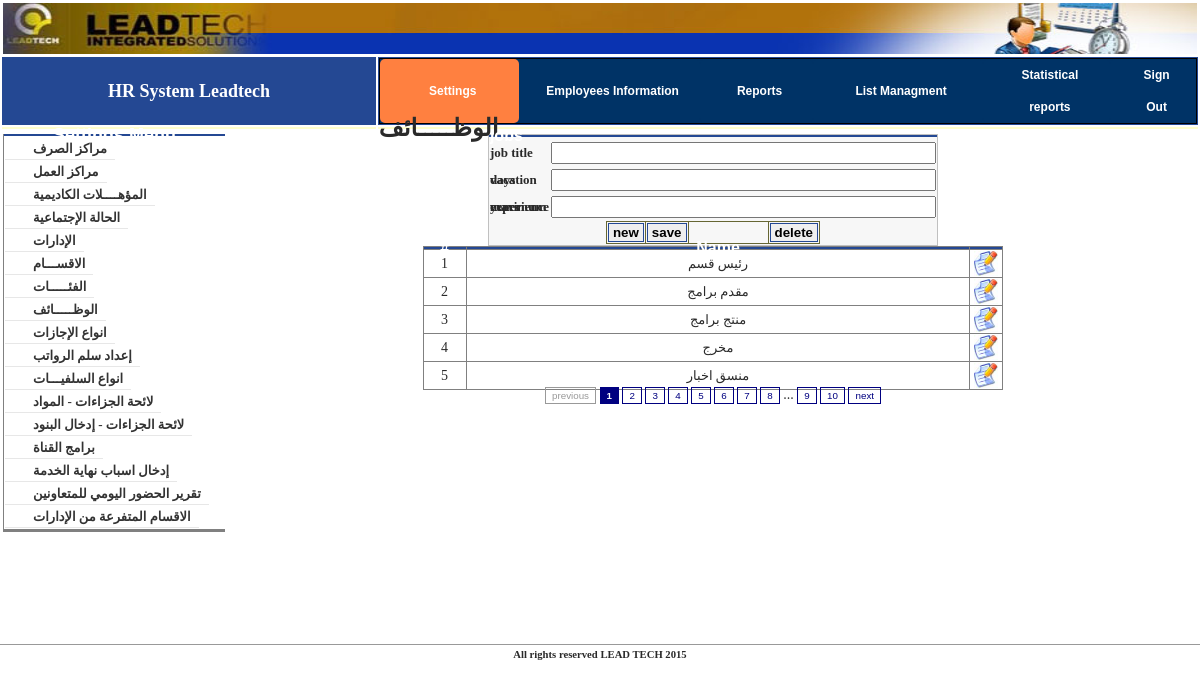
Page /index.php?mnu_id=1&page=jop.php (signed in) on the committed database.
### tables this page shows
CREATE TABLE `config_sub_menu` (
  `id` int(11) NOT NULL auto_increment,
  `main` int(11) NOT NULL,
  `menu_group` int(11) NOT NULL default '1',
  `link` varchar(50) NOT NULL,
  `name` varchar(50) NOT NULL,
  `publish` tinyint(4) NOT NULL,
  PRIMARY KEY  (`id`)
);

CREATE TABLE `lk_jop` (
  `id` int(11) NOT NULL auto_increment,
  `name` varchar(50) NOT NULL,
  `holiday` int(11) NOT NULL,
  `exp` int(11) NOT NULL,
  PRIMARY KEY  (`id`)
);

### my_fun.php (called while the page is built, shortened)
<?php
function curPageURL() {
  return 'index.php?';
}
function getCurPageParamter($notThis) {
    $paramters="";
	$escparapters = explode("+", $notThis);
	foreach($_REQUEST as $param => $val) {
	 if(in_array($param,$escparapters))
		 $paramters .= $param.'='.$val.'&';
	}
	$paramters = substr($paramters,0,strlen($paramters)-1);
	return $paramters;
}
?>

### module/jop.php (the view, shortened to what this page needs)
<html dir="rtl">
<head>
</head>
<body>
<form method="POST" action="">
<div align="center">
<table border="0" width="40%" style="border-collapse: collapse; border: 1px solid #C0C0C0" dir="ltr" class="tb_bgcolrform">
	<tr>
		<td colspan="2" class="tdtitle"><span lang="en-us">jobs</span></td>
	</tr>
	<tr>
		<td width="98%"  colspan="2" class="message">
		<?php echo @$mess;?></td>
	</tr>
	<tr>
		<td width="20%" height="25" align="left"><span lang="en-us">
		<font size="2"><b>job title</b></font></span></td>
		<td width="80%" height="25">
		<input type="text" name="name" size="40" AUTOCOMPLETE="Off" class="text" value="<?php if(!empty($_GET["id"])) echo @mysql_result($rs_select,0,'name');?>"></td>
	</tr>
	<tr>
		<td width="20%" height="25" align="left"><span lang="en-us">
		<font size="2"><b>vacation days</b></font></span></td>
		<td width="80%" height="25">
		<input type="text" name="holiday" size="40" AUTOCOMPLETE="Off" class="text" value="<?php if(!empty($_GET["id"])) echo @mysql_result($rs_select,0,'holiday');?>"></td>
	</tr>
	<tr>
		<td width="20%" height="25" align="left"><span lang="en-us">
		<font size="2"><b>maximum experience years </b></font></span></td>
		<td width="80%" height="25">
		<input type="text" name="exp" size="40" AUTOCOMPLETE="Off" class="text" value="<?php if(!empty($_GET["id"])) echo @mysql_result($rs_select,0,'exp');?>"></td>
	</tr>
	<tr>
		<td colspan="2">
		<div align="center">
			<table border="1" width="100" id="table1" style="border-collapse: collapse; border: 1px solid #666633">
				<tr>
					<td>
					<input type="submit" value="new" name="new" class="button"></td>
					<td>
					<input type="submit" value="save" name="save" class="button"></td>
					<td>&nbsp;&nbsp;&nbsp;&nbsp;&nbsp;&nbsp;&nbsp;&nbsp;&nbsp;&nbsp;&nbsp;&nbsp;&nbsp;&nbsp;&nbsp;&nbsp;&nbsp;&nbsp;&nbsp;&nbsp;&nbsp;&nbsp;</td>
					<td>
					<input type="submit" value="delete" name="delete" class="button"></td>
				</tr>
			</table></div></td>
	</tr>
</table>
</div>
</form>
<?php
    $result = mysql_query("select count(*) as noOfrows from lk_jop");
	$no = @mysql_result($result,0,'noOfrows');
	$testPage = new Paginator();
	$testPage->items_total = $no;
	$testPage->mid_range = 9;
	$testPage->default_ipp = 5;
	$testPage->paginate();
	$table = "<table border=\"1\" width=\"60%\" style=\"border-collapse: collapse\" dir=\"ltr\" height=\"10%\"><td align=\"center\" class=\"tdtitle\">#</td><td  align=\"center\" class=\"tdtitle\">Name</td></td><td align=\"center\" class=\"tdtitle\">&nbsp;</td>";
	$result = mysql_query("select * from lk_jop order by id asc $testPage->limit");
	while($row = mysql_fetch_row($result)){
		$table .="<tr><td align=\"center\" width=\"40\">".$row[0]."</td><td align=\"center\"><font size=\"2\" face=\"Tahoma\">".$row[1]."</font></td><td align=\"center\" width=\"30\"><a href=\"".curPageURL().getCurPageParamter('mnu_id+page+pagination_page')."&id=".$row[0]."\"><img border=\"0\"  alt=\"إختيار\" title=\"إختيار\" src=\"images/icon-32-edit.jpg\" width=\"24\" height=\"25\"></a></td></tr>";
	}
	$table .= "</table>";
	echo '<br />'.$table.'<br />';
	echo $testPage->display_pages();
  ?>
</body>
</html>

### index.php (shortened to what this page needs)
<?php
include("my_fun.php");
include('module/paginator.php');
if(isset($_SESSION["login"])){
$rs_title=mysql_query("select *from config_sub_menu where link='".$_GET["page"]."'");
$title=@mysql_result($rs_title,0,'name');
?>
<!DOCTYPE html PUBLIC "-//W3C//DTD XHTML 1.0 Transitional//EN" "http://www.w3.org/TR/xhtml1/DTD/xhtml1-transitional.dtd">
<html dir="rtl">
<head>
<link href="css/style.css" rel="stylesheet" type="text/css" />
<link rel="stylesheet" type="text/css" href="css/Calinder/css/jscal2.css" />
<link rel="stylesheet" type="text/css" href="css/Calinder/css/border-radius.css" />
<link rel="stylesheet" type="text/css" href="css/Calinder/css/steel/steel.css" />
<link rel="stylesheet" type="text/css" href="css/AutoStyle.css" />
<link rel="stylesheet" type="text/css" href="css/temp.css" />
<link rel="stylesheet" type="text/css" href="css/style_pagination.css" />
</head>
<body>
	<div align="center">
	<table border="0" width="100%" id="table1" dir="ltr">
		<tr>
			<td colspan="2"s><?php include("header.php"); ?></td>
		</tr>
		<tr>
			<td bgcolor="#244893" width="31%" align="center">
			<span lang="en-us">
			<font size="4" color="#FFFFFF" face="Times New Roman"><b>HR System
			Leadtech</b></font></span></td>
			<td bgcolor="#244893" width="68%"><?php include("tab.php");?></td>
		</tr>
		<tr>
			<td valign="top" bgcolor="#FFFFCC"><b><font size="5"></font></b></td>
			<td valign="top" bgcolor="#FFFFCC"><b><font size="5"><?php echo @$title;?></font></b></td>
		</tr>
		</div>
		<table border="0" width="100%" dir="rtl">
			<tr>
			<td valign="top" align="center" height="500" ><span lang="en-us"  >
			<?php	if(!empty($_GET["page"]) && $_GET["mnu_id"]!=5 )	@include("module/$_GET[page]");	?>
			<td valign="top" width="222" class="mazin" dir="ltr">	<?php
						include("left_menu.php");
						?>	</td>
		<tr>
			<td colspan="2" ><hr size="1" color="#999999"><?php include("footer.php");?></td>
		</tr>
</body>
</html>
<?php
}
else
header("location: Splashtastic/index.html");
?><?php ob_flush();?>

### left_menu.php (shortened to what this page needs)
<?php
$rs_menu=mysql_query("select *from config_sub_menu where main=$_GET[mnu_id] and publish=1 order by id asc");
@$menu_count=mysql_num_rows($rs_menu);
?>
<head>
</head>
<table width="100%" style="border-collapse: collapse; padding-left:4px; padding-right:4px; padding-top:1px; padding-bottom:1px; border-left-style:solid; border-left-width:1px; border-bottom-style:solid">
	<tr>
		<td align="center" class="tdtitle">
		<font size="4">
		<?php
			if($_GET["mnu_id"]==1)
				echo "Settings Menu";
			elseif($_GET["mnu_id"]==2)
				echo "Main menu";
			elseif($_GET["mnu_id"]==3)
				echo "Reports Menu";
			elseif($_GET["mnu_id"]==4)
				echo "Lists Mangment";
				elseif($_GET["mnu_id"]==5)
				echo "Employees Archive";
				elseif($_GET["mnu_id"]==6)
				echo "Statistical Reports";
		?>
</font>
</td>
	</tr>
	<tr class="menu_link"><td style="padding-right: 5px" align="center">
	</td></tr>
<?php
if ($_GET["mnu_id"]==3)
include("rpt_menu.php");
else
{
for($i=0;$i<$menu_count;$i++){?>
<tr class="menu_link"><td style="padding-right:2px" align="center" color="#EBEBEB">
<a href="index.php?mnu_id=<?php echo  $_GET["mnu_id"];?>&page=<?php echo  mysql_result($rs_menu,$i,'link')?>">
<?php echo mysql_result($rs_menu,$i,'name');?>
</a>
</td></tr>
<?php }
}
?>
</table>

### css/style.css (style rules this page uses)
body { padding:0; margin:0; font-family:"Trebuchet Ms"; color:#2a2a2a; font-size:14px; line-height:0px; }

### css/temp.css (style rules this page uses)
tr.menu_link td a { border-bottom-color: #E7E7E7; border-bottom-style: solid; border-bottom-width: 1px; color: #333333; display: block; line-height: 13px; padding-bottom: 4px; padding-left: 28px; padding-right: 8px; padding-top: 3px; position: relative; text-decoration: none; font-family:times new roman; font-size:13px; float:left; font-weight:bold; }
td.message { font-size:9pt; font-family:tahoma; color:red; text-align:right; }
td.tdtitle { font-size:12pt; font-family:arial; font-weight:bold; color:#ffffff; background:#244893; }
input.button { display: block; border: 1px solid #244893; padding-left: 4px; padding-right: 4px; padding-top: 1px; padding-bottom: 1px; font-size:10pt; font-family:arial; font-weight:bold; }
input.text { font-size:11pt; font-family:arial; font-weight:bold; }
table.tb_bgcolrform { background:#F7F7F7; }

### rows in the picture
config_sub_menu: name "الوظـــــائف"
lk_jop: id "1", name "رئيس قسم"
lk_jop: id "2", name "مقدم برامج"
lk_jop: id "3", name "منتج برامج"
lk_jop: id "4", name "مخرج"
lk_jop: id "5", name "منسق اخبار"
config_sub_menu: name "مراكز الصرف"
config_sub_menu: name "مراكز العمل"
config_sub_menu: name "المؤهــــلات الكاديمية"
config_sub_menu: name "الحالة الإجتماعية"
config_sub_menu: name "الإدارات"
config_sub_menu: name "الاقســـام"
config_sub_menu: name "الفئـــــات"
config_sub_menu: name "انواع الإجازات"
config_sub_menu: name "إعداد سلم الرواتب"
config_sub_menu: name "انواع السلفيـــات"
config_sub_menu: name "لائحة الجزاءات - المواد"
config_sub_menu: name "لائحة الجزاءات - إدخال البنود"
config_sub_menu: name "برامج القناة"
config_sub_menu: name "إدخال اسباب نهاية الخدمة"
config_sub_menu: name "تقرير الحضور اليومي للمتعاونين"
config_sub_menu: name "الاقسام المتفرعة من الإدارات"

### other values in the picture
$testPage->display_pages() "..."
